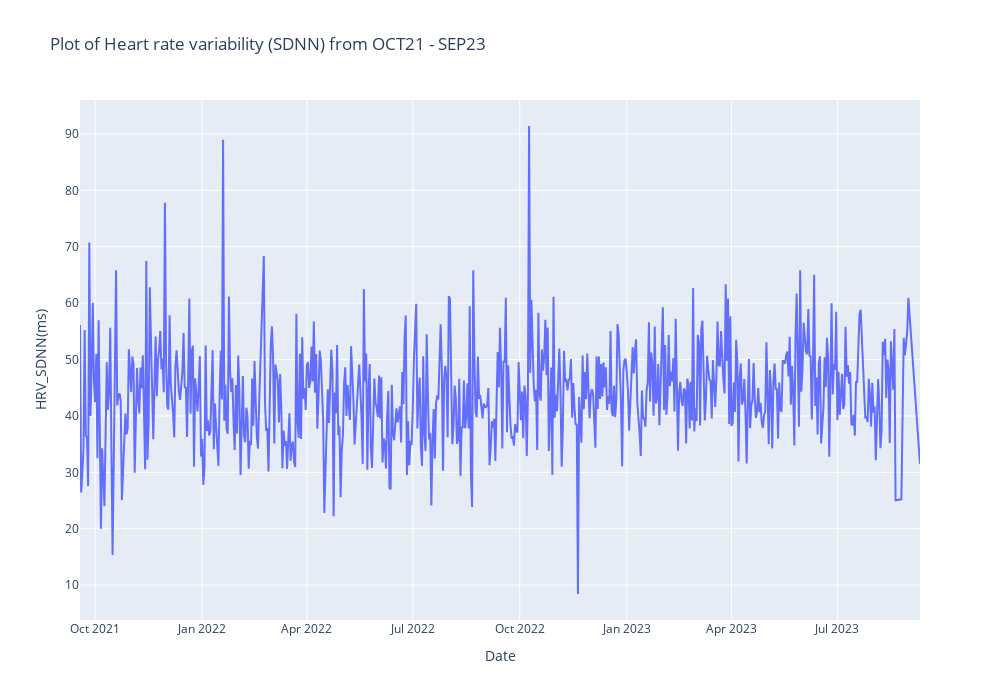

Notebook cell for this chart:
### Code cell
fig = px.line(sleep_hrv_act_df,x='Date',y='HRV_SDNN(ms)', 
              title="Plot of Heart rate variability (SDNN) from OCT21 - SEP23",
             width=1000, height=700,)

fig.update_layout(
    legend=dict(
        x=0,
        y=1,
        title=None,
        font=dict(family="Courier",size=12,color="black"),
        
        bgcolor="rgba(0,0,0,0)",
        bordercolor="rgba(0,0,0,0)",
        borderwidth=1))

fig.show()

### Figure 1 — Plotly figure (JSON) as saved in the notebook; plotly's stock layout.template omitted (floating-point values rounded to 4 significant figures; data arrays with more than 128 entries replaced by an {"elided": "..."} marker saying what was removed)
{"data": [{"hovertemplate": "Date=%{x}<br>HRV_SDNN(ms)=%{y}<extra></extra>", "legendgroup": "", "line": {"color": "#636efa", "dash": "solid"}, "marker": {"symbol": "circle"}, "mode": "lines", "name": "", "orientation": "v", "showlegend": false, "type": "scatter", "x": {"elided": "695 str values"}, "xaxis": "x", "y": {"elided": "695 float values"}, "yaxis": "y"}], "layout": {"height": 700, "legend": {"bgcolor": "rgba(0,0,0,0)", "bordercolor": "rgba(0,0,0,0)", "borderwidth": 1, "font": {"color": "black", "family": "Courier", "size": 12}, "title": {}, "tracegroupgap": 0, "x": 0, "y": 1}, "title": {"text": "Plot of Heart rate variability (SDNN) from OCT21 - SEP23"}, "width": 1000, "xaxis": {"anchor": "y", "domain": [0, 1], "title": {"text": "Date"}}, "yaxis": {"anchor": "x", "domain": [0, 1], "title": {"text": "HRV_SDNN(ms)"}}}}
